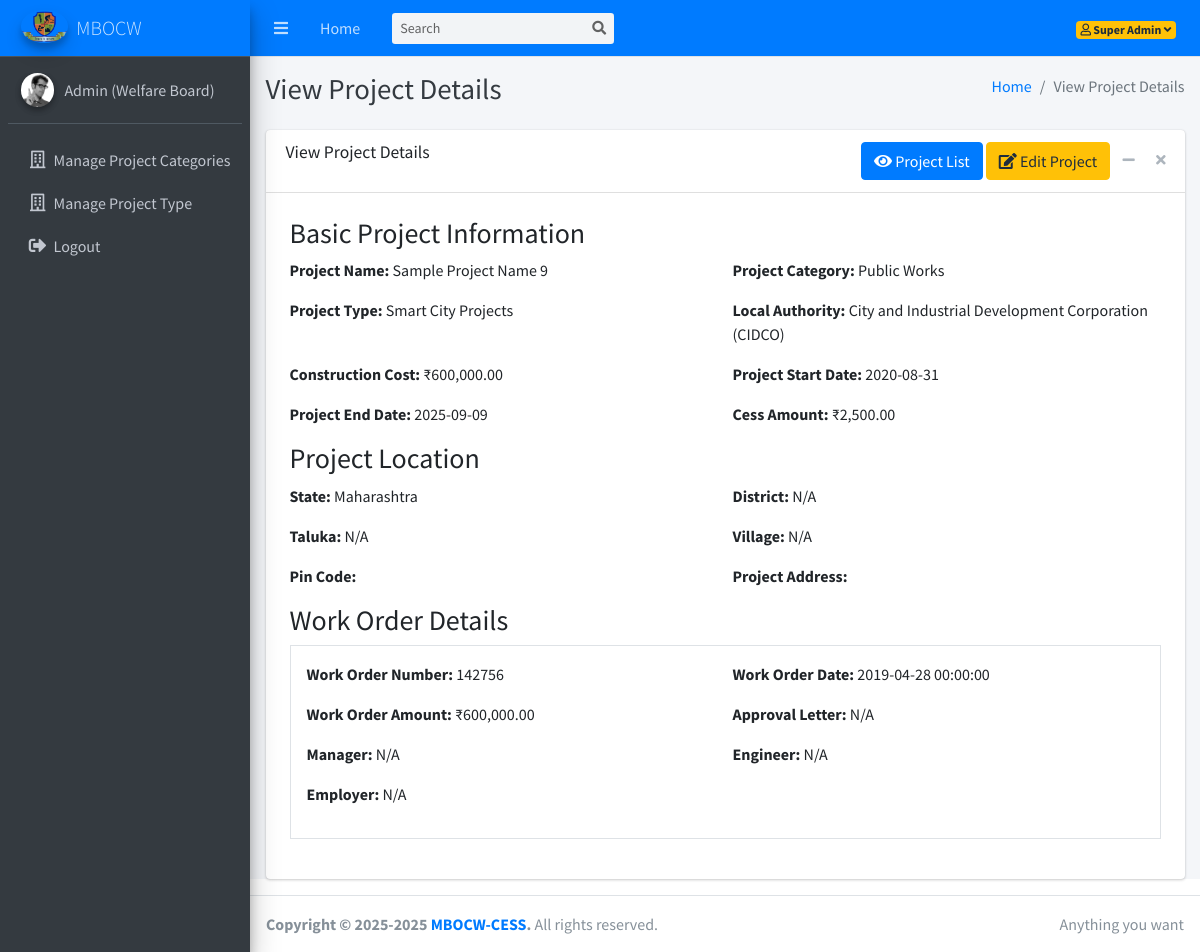
The app's page /dashboard/view-project.php?id=9 (signed in) with its own data.
### tables this page shows
CREATE TABLE IF NOT EXISTS `projects` (
  `id` bigint UNSIGNED NOT NULL AUTO_INCREMENT,
  `project_name` varchar(255) NOT NULL,
  `project_description` text,
  `project_category_id` bigint UNSIGNED NOT NULL,
  `project_type_id` bigint UNSIGNED NOT NULL,
  `local_authority_id` int NOT NULL,
  `construction_cost` decimal(15,2) NOT NULL,
  `project_start_date` date DEFAULT NULL,
  `project_end_date` date DEFAULT NULL,
  `cess_amount` decimal(15,2) DEFAULT NULL,
  `state_id` bigint UNSIGNED DEFAULT NULL,
  `district_id` bigint UNSIGNED DEFAULT NULL,
  `taluka_id` bigint UNSIGNED DEFAULT NULL,
  `village_id` bigint UNSIGNED DEFAULT NULL,
  `pin_code` varchar(6) DEFAULT NULL,
  `project_address` text,
  `status` enum('Pending','Approved','Rejected','Completed')	 DEFAULT 'Pending',
  `created_by` bigint UNSIGNED DEFAULT NULL,
  `updated_by` bigint UNSIGNED DEFAULT NULL,
  `created_at` datetime DEFAULT CURRENT_TIMESTAMP,
  `updated_at` datetime DEFAULT CURRENT_TIMESTAMP,
  PRIMARY KEY (`id`)
);

CREATE TABLE IF NOT EXISTS `project_categories` (
  `id` int UNSIGNED NOT NULL AUTO_INCREMENT,
  `name` varchar(100) NOT NULL,
  `description` text,
  `is_active` tinyint(1) DEFAULT '1',
  `created_at` timestamp NULL DEFAULT CURRENT_TIMESTAMP,
  `updated_at` timestamp NULL DEFAULT CURRENT_TIMESTAMP ON UPDATE CURRENT_TIMESTAMP,
  PRIMARY KEY (`id`)
);

CREATE TABLE IF NOT EXISTS `project_types` (
  `id` int UNSIGNED NOT NULL AUTO_INCREMENT,
  `category_id` int UNSIGNED NOT NULL,
  `name` varchar(255) NOT NULL,
  `description` text,
  `cess_trigger` text NOT NULL,
  `how_cess_is_paid` text NOT NULL,
  `is_active` tinyint(1) DEFAULT '1',
  `created_at` timestamp NULL DEFAULT CURRENT_TIMESTAMP,
  `updated_at` timestamp NULL DEFAULT CURRENT_TIMESTAMP ON UPDATE CURRENT_TIMESTAMP,
  PRIMARY KEY (`id`),
  KEY `category_id` (`category_id`)
);

CREATE TABLE IF NOT EXISTS `local_authorities` (
  `id` int NOT NULL AUTO_INCREMENT,
  `type_id` int NOT NULL COMMENT 'local_authority_types id',
  `name` text	,
  `state_id` int NOT NULL,
  `district_id` int NOT NULL,
  `taluka_id` int NOT NULL,
  `village_id` int NOT NULL,
  `address` text NOT NULL,
  `contact_email` varchar(255) DEFAULT NULL,
  `contact_phone` varchar(20) DEFAULT NULL,
  `is_active` int NOT NULL COMMENT '1=active, 2=inactive, 3=deleted	',
  `created_at` datetime NOT NULL DEFAULT CURRENT_TIMESTAMP,
  `updated_at` datetime NOT NULL DEFAULT CURRENT_TIMESTAMP,
  PRIMARY KEY (`id`)
);

CREATE TABLE IF NOT EXISTS `project_work_orders` (
  `id` int NOT NULL AUTO_INCREMENT,
  `project_id` int NOT NULL,
  `work_order_number` varchar(100) NOT NULL,
  `work_order_date` datetime NOT NULL,
  `work_order_amount` decimal(15,2) NOT NULL,
  `work_order_cess_amount` decimal(15,2) NOT NULL,
  `work_order_gst_cess_amount` decimal(15,2) NOT NULL,
  `work_order_administrative_cost` decimal(15,2) NOT NULL,
  `work_order_effective_cess_amount` decimal(15,2) NOT NULL,
  `work_order_approval_letter` text	 NOT NULL,
  `employer_id` int NOT NULL,
  `manager_id` int NOT NULL,
  `engineer_id` int NOT NULL,
  `status` enum('Pending','Approved','Rejected','Completed') NOT NULL,
  `created_by` int NOT NULL,
  `updated_by` int NOT NULL,
  `created_at` timestamp NOT NULL DEFAULT CURRENT_TIMESTAMP,
  `updated_at` datetime NOT NULL DEFAULT CURRENT_TIMESTAMP,
  PRIMARY KEY (`id`)
);

### dashboard/view-project.php (the view, shortened to what this page needs)
<?php
require_once '../config/db.php';
$project_id = intval($_GET['id']);
$stmt = $conn->prepare("SELECT * FROM projects WHERE id = ?");
$stmt->bind_param("i", $project_id);
$stmt->execute();
$project = $stmt->get_result()->fetch_assoc();
$category_name = 'N/A';
if (!empty($project['project_category_id'])) {
    $category_name = $conn->query("SELECT name FROM project_categories WHERE id = " . $project['project_category_id'])->fetch_assoc()['name'] ?? 'N/A';
}
$project_type_name = 'N/A';
if (!empty($project['project_type_id'])) {
    $project_type_name = $conn->query("SELECT name FROM project_types WHERE id = " . $project['project_type_id'])->fetch_assoc()['name'] ?? 'N/A';
}
$local_authority_name = 'N/A';
if (!empty($project['local_authority_id'])) {
    $local_authority_name = $conn->query("SELECT name FROM local_authorities WHERE id = " . $project['local_authority_id'])->fetch_assoc()['name'] ?? 'N/A';
}
$district_name = 'N/A';
$taluka_name = 'N/A';
$village_name = 'N/A';
$stmt_wo = $conn->prepare("SELECT * FROM project_work_orders WHERE project_id = ?");
$stmt_wo->bind_param("i", $project_id);
$stmt_wo->execute();
$work_orders = $stmt_wo->get_result()->fetch_all(MYSQLI_ASSOC);
?>
<!DOCTYPE html>
<html lang="en">
<head>
  <link rel="stylesheet" href="../plugins/fontawesome-free/css/all.min.css">
  <link rel="stylesheet" href="../dist/css/adminlte.min.css">
</head>
<body class="hold-transition sidebar-mini">
<div class="wrapper">
  <?php include('includes/navbar.php'); ?>
  <?php include('includes/sidebar.php'); ?>
  <div class="content-wrapper">
    <div class="content-header">
      <div class="container-fluid">
        <div class="row mb-2">
          <div class="col-sm-6">
            <h1 class="m-0 text-dark">View Project Details</h1>
          </div>
          <div class="col-sm-6">
            <ol class="breadcrumb float-sm-right">
              <li class="breadcrumb-item"><a href="#">Home</a></li>
              <li class="breadcrumb-item active">View Project Details</li>
            </ol>
          </div>
        </div>
      </div>
    </div>
    <div class="content">
        <div class="container-fluid">
            <div class="card">
                <div class="card-header">
                    <h3 class="card-title">View Project Details</h3>
                    <div class="card-tools">
                        <a href="projects.php" class="btn btn-primary" ><i class="fas fa-eye"></i> Project List</a>
                        <a href="edit-project.php?id=<?= $project['id'] ?>" class="btn btn-warning"><i class="fas fa-edit"></i> Edit Project</a>
                        <button type="button" class="btn btn-tool" data-card-widget="collapse" data-toggle="tooltip" title="Collapse"><i class="fas fa-minus"></i></button>
                        <button type="button" class="btn btn-tool" data-card-widget="remove" data-toggle="tooltip" title="Remove"><i class="fas fa-times"></i></button>
                    </div>
                </div>
                <div class="card-body p-4">
                    <div class="row">
                        <div class="col-md-12">
                            <h3>Basic Project Information</h3>
                            <div class="row">
                                <div class="col-md-6">
                                    <p><strong>Project Name:</strong> <?= htmlspecialchars($project['project_name']) ?></p>
                                </div>
                                <div class="col-md-6">
                                    <p><strong>Project Category:</strong> <?= htmlspecialchars($category_name) ?></p>
                                </div>
                                <div class="col-md-6">
                                    <p><strong>Project Type:</strong> <?= htmlspecialchars($project_type_name) ?></p>
                                </div>
                                <div class="col-md-6">
                                    <p><strong>Local Authority:</strong> <?= htmlspecialchars($local_authority_name) ?></p>
                                </div>
                                <div class="col-md-6">
                                    <p><strong>Construction Cost:</strong> ₹<?= number_format($project['construction_cost'], 2) ?></p>
                                </div>
                                <div class="col-md-6">
                                    <p><strong>Project Start Date:</strong> <?= htmlspecialchars($project['project_start_date']) ?></p>
                                </div>
                                <div class="col-md-6">
                                    <p><strong>Project End Date:</strong> <?= htmlspecialchars($project['project_end_date']) ?></p>
                                </div>
                                <div class="col-md-6">
                                    <p><strong>Cess Amount:</strong> ₹<?= number_format($project['cess_amount'], 2) ?></p>
                                </div>
                            </div>
                            <h3>Project Location</h3>
                            <div class="row">
                                <div class="col-md-6">
                                    <p><strong>State:</strong> Maharashtra</p>
                                </div>
                                <div class="col-md-6">
                                    <p><strong>District:</strong> <?= htmlspecialchars($district_name) ?></p>
                                </div>
                                <div class="col-md-6">
                                    <p><strong>Taluka:</strong> <?= htmlspecialchars($taluka_name) ?></p>
                                </div>
                                <div class="col-md-6">
                                    <p><strong>Village:</strong> <?= htmlspecialchars($village_name) ?></p>
                                </div>
                                <div class="col-md-6">
                                    <p><strong>Pin Code:</strong> <?= htmlspecialchars($project['pin_code'] ?? '') ?></p>
                                </div>
                                <div class="col-md-6">
                                    <p><strong>Project Address:</strong> <?= htmlspecialchars($project['project_address'] ?? '') ?></p>
                                </div>
                            </div>
                            <h3>Work Order Details</h3>
                            <?php if (!empty($work_orders)): ?>
                                <?php foreach ($work_orders as $index => $wo):
                                    $wo_manager_name = 'N/A';
                                    $wo_engineer_name = 'N/A';
                                    $wo_employer_name = 'N/A';
                                ?>
                                <div class="work-order-section border p-3 mb-3">
                                    <div class="row">
                                        <div class="col-md-6">
                                            <p><strong>Work Order Number:</strong> <?= htmlspecialchars($wo['work_order_number']) ?></p>
                                        </div>
                                        <div class="col-md-6">
                                            <p><strong>Work Order Date:</strong> <?= htmlspecialchars($wo['work_order_date']) ?></p>
                                        </div>
                                        <div class="col-md-6">
                                            <p><strong>Work Order Amount:</strong> ₹<?= number_format($wo['work_order_amount'], 2) ?></p>
                                        </div>
                                        <div class="col-md-6">
                                            <p><strong>Approval Letter:</strong>
                                            <?php if ($wo['work_order_approval_letter']): ?>
                                                <a href="../uploads/work_orders/<?= htmlspecialchars($wo['work_order_approval_letter']) ?>" target="_blank">View File</a>
                                            <?php else: ?>
                                                N/A
                                            <?php endif; ?>
                                            </p>
                                        </div>
                                        <div class="col-md-6">
                                            <p><strong>Manager:</strong> <?= htmlspecialchars($wo_manager_name) ?></p>
                                        </div>
                                        <div class="col-md-6">
                                            <p><strong>Engineer:</strong> <?= htmlspecialchars($wo_engineer_name) ?></p>
                                        </div>
                                        <div class="col-md-6">
                                            <p><strong>Employer:</strong> <?= htmlspecialchars($wo_employer_name) ?></p>
                                        </div>
                                    </div>
                                </div>
                                <?php endforeach; ?>
                            <?php else: ?>
                                <p>No work orders found for this project.</p>
                            <?php endif; ?>
                        </div>
                    </div>
                </div>
            </div>
        </div>
    </div>
  </div>
  <?php include('includes/footer.php'); ?>
</div>
</body>
</html>

### records on screen
projects: project_name "Sample Project Name 9", project_category.name "Public Works", project_type.name "Smart City Projects", local_authority.name "City and Industrial Development Corporation (CIDCO)", construction_cost "600,000.00", project_start_date "2020-08-31", project_end_date "2025-09-09", cess_amount "2,500.00"
project_work_orders: work_order_number "142756", work_order_date "2019-04-28 00:00:00", work_order_amount "600,000.00", work_order_approval_letter "N/A", wo_manager_name "N/A", wo_engineer_name "N/A", wo_employer_name "N/A"

### other values on screen
$_SESSION['user_name'] "Super Admin"
$_SESSION['user_role_name'] "Admin (Welfare Board)"
$district_name "N/A"
$taluka_name "N/A"
$village_name "N/A"
